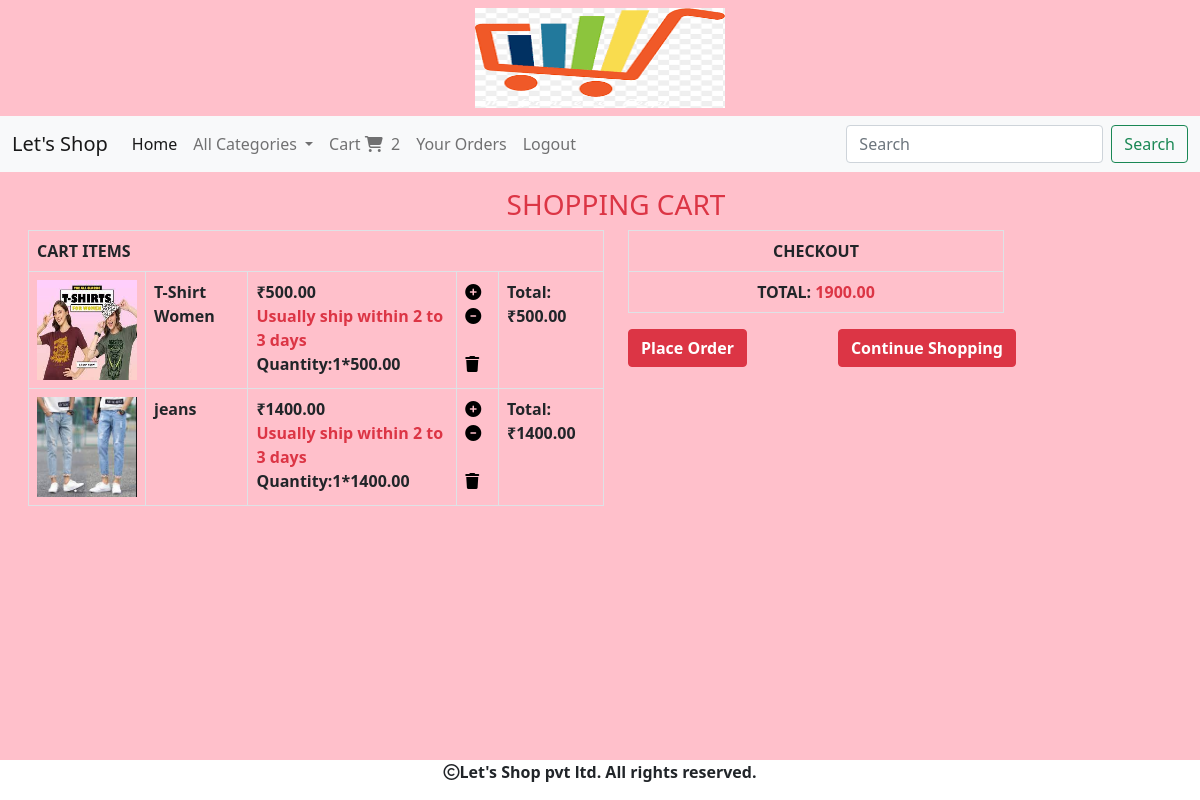
/cart/cartview (signed in), run on the app's committed database.
### cart/models.py (models this page shows, shortened)
class Cart(models.Model):
    product = models.ForeignKey(Product, on_delete=models.CASCADE)
    user= models.ForeignKey(User, on_delete=models.CASCADE)
    quantity = models.IntegerField()
    date_added = models.DateTimeField(auto_now_add=True)
    def subtotal(self):
        return self.quantity*self.product.price

### shop/models.py (models this page shows, shortened)
class Product(models.Model):
    name=models.CharField(max_length=200)
    desc=models.TextField()
    image=models.ImageField(upload_to='shop/products',blank=True,null=True)
    price=models.DecimalField(max_digits=10,decimal_places=2)
    category=models.ForeignKey(Category,on_delete=models.CASCADE)
    stock=models.IntegerField()
    available=models.BooleanField(default=True)
    created=models.DateTimeField(auto_now_add=True)
    updated=models.DateTimeField(auto_now=True)

### cart/views.py (the view)
# urls.py: path('cartview',views.cartview,name="cartview"),
def cartview(request):
    total=0
    u=request.user
    try:
        cart=Cart.objects.filter(user=u)
        for i in cart:
            total+=i.quantity*i.product.price
    except:
        pass
    return render(request,'cart.html',{'c':cart,'total':total})

### cart/context_processors.py (called while the page is built)
def productcount(request):
  item_count=0
  if request.user.is_authenticated:
    u=request.user
    try:
        cart=Cart.objects.filter(user=u)
        for i in cart:
            item_count=item_count+i.quantity
    except:
        item_count=0
  return {'count':item_count}

### shop/context_processors.py (called while the page is built)
def menu_links(request):
    c=Category.objects.all()
    return {'links':c}

### templates/cart.html
{% extends 'base.html' %}
{% load static %}
{% block content %}
{% if not c %}
<div class="container mt-3">
<h3 class="text-center">Cart is empty</h3>
<h5 class="text-center text-success"><a href="{% url 'shop:allcat' %}">Continue Shopping</a></h5>
</div>
{% else %}
<div class="container-fluid m-3">
<div class="row">
    <h3 class="text-center text-danger">SHOPPING CART</h3>
    <div class="col-sm-6">
        <table class="table table-bordered">
            <tr><th colspan="5"> CART ITEMS</th></tr>
            {% for i in c %}
            <tr>
                <td><img src="{{i.product.image.url}}" height="100px" width="100px"></td>
                <td><b >{{i.product.name}}</b></td>
                 <td><b>₹{{i.product.price}}</b><br>
                     <b class="text-danger">Usually ship within 2 to 3 days</b><br>
                 <b>Quantity:{{i.quantity}}*{{i.product.price}}</b></td>
                <td>
                    {% if i.quantity < i.product.stock %}
                    <a href="{% url 'cart:addtocart' i.product.name %}"><i style="color:black" class="fa fa-plus-circle" aria-hidden="true"></i></a>
                    <a href="{% url 'cart:cart_remove' i.product.name %}"><i style="color:black" class="fa fa-minus-circle" aria-hidden="true"></i></a><br><br>
                    <a href="{% url 'cart:full_remove' i.product.name %}"><i style="color:black" class="fa fa-trash" aria-hidden="true"></i></a>
           {% else %}
                    <a href="{% url 'cart:cart_remove' i.product.name %}"><i style="color:black" class="fa fa-minus-circle" aria-hidden="true"></i></a><br><br>
                    <a href="{% url 'cart:full_remove' i.product.name %}"><i style="color:black" class="fa fa-trash" aria-hidden="true"></i></a>
                </td>
                {% endif %}
                <td><b>Total:₹{{i.subtotal}}</b>
            </td>
         {% endfor %}
        </table>
        </div>
    <div class="col-sm-4" style="position:relative"><table class="table table-bordered" ><tr>
        <th colspan="4" class="text-center">CHECKOUT</th></tr>
    <tr><td class="text-center"><b>TOTAL: <span class="text-danger"> {{total}}</span></b></td></tr>
    </table>
        <h3><a href="{% url 'cart:orderform' %}"   class="btn btn-danger "><b>Place Order</b></a>
        <a href="{% url 'shop:allcat' %}" class="btn btn-danger " style="position:absolute;right:0;"><b>Continue Shopping</b></a></h3>
</div></div></div>
{% endif %}
{% endblock %}

### static/css/style.css (style rules this page uses)
body { background-color:pink; }

### data on the page
Cart: product.image (picture), product.name "T-Shirt Women", product.price "500.00", quantity "1", subtotal "500.00"
Cart: product.image (picture), product.name "jeans", product.price "1400.00", quantity "1", subtotal "1400.00"

### other printed values
{{ count }} "2"
{{ total }} "1900.00"
